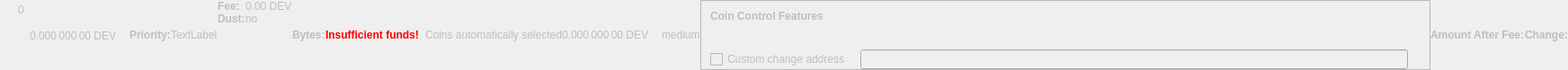
    <widget class="QWidget" name="dummyHideWidget" native="true">
     <property name="enabled">
      <bool>false</bool>
     </property>
     <property name="maximumSize">
      <size>
       <width>100</width>
       <height>22</height>
      </size>
     </property>
     <layout class="QHBoxLayout" name="dummyHideLayout">
      <property name="spacing">
       <number>0</number>
      </property>
      <property name="margin">
       <number>0</number>
      </property>
      <item>
       <layout class="QFormLayout" name="formLayoutCoinControl1">
        <property name="horizontalSpacing">
         <number>10</number>
        </property>
        <property name="verticalSpacing">
         <number>14</number>
        </property>
        <property name="leftMargin">
         <number>10</number>
        </property>
        <property name="topMargin">
         <number>4</number>
        </property>
        <property name="rightMargin">
         <number>6</number>
        </property>
        <item row="0" column="1">
         <widget class="QLabel" name="labelCoinControlBytes">
          <property name="cursor">
           <cursorShape>IBeamCursor</cursorShape>
          </property>
          <property name="contextMenuPolicy">
           <enum>Qt::ActionsContextMenu</enum>
          </property>
          <property name="text">
           <string notr="true">0</string>
          </property>
          <property name="textInteractionFlags">
           <set>Qt::LinksAccessibleByMouse|Qt::TextSelectableByKeyboard|Qt::TextSelectableByMouse</set>
          </property>
         </widget>
        </item>
       </layout>
      </item>
      <item>
       <widget class="QLabel" name="labelCoinControlAfterFee">
        <property name="enabled">
         <bool>false</bool>
        </property>
        <property name="sizePolicy">
         <sizepolicy hsizetype="Fixed" vsizetype="Fixed">
          <horstretch>0</horstretch>
          <verstretch>0</verstretch>
         </sizepolicy>
        </property>
        <property name="minimumSize">
         <size>
          <width>111</width>
          <height>12</height>
         </size>
        </property>
        <property name="maximumSize">
         <size>
          <width>111</width>
          <height>12</height>
         </size>
        </property>
        <property name="cursor">
         <cursorShape>IBeamCursor</cursorShape>
        </property>
        <property name="contextMenuPolicy">
         <enum>Qt::ActionsContextMenu</enum>
        </property>
        <property name="text">
         <string notr="true">0.000 000 00 DEV</string>
        </property>
        <property name="textInteractionFlags">
         <set>Qt::LinksAccessibleByMouse|Qt::TextSelectableByKeyboard|Qt::TextSelectableByMouse</set>
        </property>
       </widget>
      </item>
      <item>
       <widget class="QLabel" name="labelCoinControlPriorityText">
        <property name="enabled">
         <bool>false</bool>
        </property>
        <property name="font">
         <font>
          <weight>75</weight>
          <bold>true</bold>
         </font>
        </property>
        <property name="text">
         <string>Priority:</string>
        </property>
       </widget>
      </item>
      <item>
       <layout class="QHBoxLayout" name="horizontalLayout">
        <item>
         <widget class="QLabel" name="WarningLabel">
          <property name="text">
           <string>TextLabel</string>
          </property>
         </widget>
        </item>
       </layout>
      </item>
      <item>
       <layout class="QFormLayout" name="formLayoutCoinControl3">
        <property name="horizontalSpacing">
         <number>0</number>
        </property>
        <property name="verticalSpacing">
         <number>0</number>
        </property>
        <property name="leftMargin">
         <number>0</number>
        </property>
        <property name="topMargin">
         <number>0</number>
        </property>
        <property name="rightMargin">
         <number>0</number>
        </property>
        <item row="0" column="0">
         <widget class="QLabel" name="labelCoinControlFeeText">
          <property name="enabled">
           <bool>false</bool>
          </property>
          <property name="font">
           <font>
            <weight>75</weight>
            <bold>true</bold>
           </font>
          </property>
          <property name="text">
           <string>Fee:</string>
          </property>
          <property name="margin">
           <number>0</number>
          </property>
         </widget>
        </item>
        <item row="0" column="1">
         <widget class="QLabel" name="labelCoinControlFee">
          <property name="enabled">
           <bool>false</bool>
          </property>
          <property name="cursor">
           <cursorShape>IBeamCursor</cursorShape>
          </property>
          <property name="contextMenuPolicy">
           <enum>Qt::ActionsContextMenu</enum>
          </property>
          <property name="text">
           <string notr="true">0.00 DEV</string>
          </property>
          <property name="textInteractionFlags">
           <set>Qt::LinksAccessibleByMouse|Qt::TextSelectableByKeyboard|Qt::TextSelectableByMouse</set>
          </property>
         </widget>
        </item>
        <item row="1" column="0">
         <widget class="QLabel" name="labelCoinControlLowOutputText">
          <property name="enabled">
           <bool>false</bool>
          </property>
          <property name="font">
           <font>
            <weight>75</weight>
            <bold>true</bold>
           </font>
          </property>
          <property name="text">
           <string>Dust:</string>
          </property>
         </widget>
        </item>
        <item row="1" column="1">
         <widget class="QLabel" name="labelCoinControlLowOutput">
          <property name="enabled">
           <bool>false</bool>
          </property>
          <property name="cursor">
           <cursorShape>IBeamCursor</cursorShape>
          </property>
          <property name="contextMenuPolicy">
           <enum>Qt::ActionsContextMenu</enum>
          </property>
          <property name="text">
           <string>no</string>
          </property>
          <property name="textInteractionFlags">
           <set>Qt::LinksAccessibleByMouse|Qt::TextSelectableByKeyboard|Qt::TextSelectableByMouse</set>
          </property>
         </widget>
        </item>
       </layout>
      </item>
      <item>
       <widget class="QLabel" name="labelCoinControlBytesText">
        <property name="enabled">
         <bool>false</bool>
        </property>
        <property name="font">
         <font>
          <weight>75</weight>
          <bold>true</bold>
         </font>
        </property>
        <property name="text">
         <string>Bytes:</string>
        </property>
       </widget>
      </item>
      <item>
       <layout class="QFormLayout" name="formLayoutCoinControl2">
        <property name="horizontalSpacing">
         <number>0</number>
        </property>
        <property name="verticalSpacing">
         <number>0</number>
        </property>
        <property name="leftMargin">
         <number>0</number>
        </property>
        <property name="topMargin">
         <number>0</number>
        </property>
        <property name="rightMargin">
         <number>0</number>
        </property>
       </layout>
      </item>
      <item>
       <layout class="QHBoxLayout" name="horizontalLayoutCoinControl2">
        <property name="spacing">
         <number>0</number>
        </property>
        <property name="bottomMargin">
         <number>0</number>
        </property>
       </layout>
      </item>
      <item>
       <widget class="QLabel" name="labelCoinControlInsuffFunds">
        <property name="enabled">
         <bool>false</bool>
        </property>
        <property name="minimumSize">
         <size>
          <width>0</width>
          <height>0</height>
         </size>
        </property>
        <property name="font">
         <font>
          <weight>75</weight>
          <bold>true</bold>
         </font>
        </property>
        <property name="styleSheet">
         <string notr="true">color:red;font-weight:bold;</string>
        </property>
        <property name="text">
         <string>Insufficient funds!</string>
        </property>
        <property name="margin">
         <number>5</number>
        </property>
       </widget>
      </item>
      <item>
       <layout class="QFormLayout" name="formLayoutCoinControl4">
        <property name="horizontalSpacing">
         <number>0</number>
        </property>
        <property name="verticalSpacing">
         <number>0</number>
        </property>
        <property name="leftMargin">
         <number>0</number>
        </property>
        <property name="topMargin">
         <number>0</number>
        </property>
        <property name="rightMargin">
         <number>0</number>
        </property>
       </layout>
      </item>
      <item>
       <widget class="QLabel" name="labelCoinControlChangeLabel">
        <property name="enabled">
         <bool>false</bool>
        </property>
        <property name="sizePolicy">
         <sizepolicy hsizetype="Preferred" vsizetype="Expanding">
          <horstretch>0</horstretch>
          <verstretch>0</verstretch>
         </sizepolicy>
        </property>
        <property name="minimumSize">
         <size>
          <width>0</width>
          <height>0</height>
         </size>
        </property>
        <property name="text">
         <string/>
        </property>
        <property name="margin">
         <number>3</number>
        </property>
       </widget>
      </item>
      <item>
       <widget class="QLabel" name="labelCoinControlAutomaticallySelected">
        <property name="enabled">
         <bool>false</bool>
        </property>
        <property name="sizePolicy">
         <sizepolicy hsizetype="Fixed" vsizetype="Fixed">
          <horstretch>0</horstretch>
          <verstretch>0</verstretch>
         </sizepolicy>
        </property>
        <property name="minimumSize">
         <size>
          <width>0</width>
          <height>0</height>
         </size>
        </property>
        <property name="maximumSize">
         <size>
          <width>240</width>
          <height>16777215</height>
         </size>
        </property>
        <property name="text">
         <string>Coins automatically selected</string>
        </property>
        <property name="margin">
         <number>5</number>
        </property>
       </widget>
      </item>
      <item>
       <widget class="QLabel" name="labelCoinControlChange">
        <property name="enabled">
         <bool>false</bool>
        </property>
        <property name="sizePolicy">
         <sizepolicy hsizetype="Fixed" vsizetype="Fixed">
          <horstretch>0</horstretch>
          <verstretch>0</verstretch>
         </sizepolicy>
        </property>
        <property name="minimumSize">
         <size>
          <width>111</width>
          <height>0</height>
         </size>
        </property>
        <property name="maximumSize">
         <size>
          <width>111</width>
          <height>16777215</height>
         </size>
        </property>
        <property name="cursor">
         <cursorShape>IBeamCursor</cursorShape>
        </property>
        <property name="contextMenuPolicy">
         <enum>Qt::ActionsContextMenu</enum>
        </property>
        <property name="text">
         <string notr="true">0.000 000 00 DEV</string>
        </property>
        <property name="textInteractionFlags">
         <set>Qt::LinksAccessibleByMouse|Qt::TextSelectableByKeyboard|Qt::TextSelectableByMouse</set>
        </property>
       </widget>
      </item>
      <item>
       <widget class="QLabel" name="labelCoinControlPriority">
        <property name="enabled">
         <bool>false</bool>
        </property>
        <property name="cursor">
         <cursorShape>IBeamCursor</cursorShape>
        </property>
        <property name="contextMenuPolicy">
         <enum>Qt::ActionsContextMenu</enum>
        </property>
        <property name="text">
         <string>medium</string>
        </property>
        <property name="textInteractionFlags">
         <set>Qt::LinksAccessibleByMouse|Qt::TextSelectableByKeyboard|Qt::TextSelectableByMouse</set>
        </property>
       </widget>
      </item>
      <item>
       <widget class="QFrame" name="frameCoinControl">
        <property name="sizePolicy">
         <sizepolicy hsizetype="Expanding" vsizetype="Expanding">
          <horstretch>0</horstretch>
          <verstretch>0</verstretch>
         </sizepolicy>
        </property>
        <property name="maximumSize">
         <size>
          <width>16777215</width>
          <height>16777215</height>
         </size>
        </property>
        <property name="frameShape">
         <enum>QFrame::StyledPanel</enum>
        </property>
        <property name="frameShadow">
         <enum>QFrame::Sunken</enum>
        </property>
        <layout class="QVBoxLayout" name="verticalLayoutCoinControl2_2">
         <property name="spacing">
          <number>0</number>
         </property>
         <property name="margin">
          <number>0</number>
         </property>
         <item>
          <layout class="QVBoxLayout" name="verticalLayoutCoinControl" stretch="0,0,0,1">
           <property name="spacing">
            <number>0</number>
           </property>
           <property name="leftMargin">
            <number>10</number>
           </property>
           <property name="topMargin">
            <number>10</number>
           </property>
           <item>
            <layout class="QHBoxLayout" name="horizontalLayoutCoinControl1">
             <property name="bottomMargin">
              <number>15</number>
             </property>
             <item>
              <widget class="QLabel" name="labelCoinControlFeatures">
               <property name="enabled">
                <bool>false</bool>
               </property>
               <property name="sizePolicy">
                <sizepolicy hsizetype="Preferred" vsizetype="Maximum">
                 <horstretch>0</horstretch>
                 <verstretch>0</verstretch>
                </sizepolicy>
               </property>
               <property name="font">
                <font>
                 <weight>75</weight>
                 <bold>true</bold>
                </font>
               </property>
               <property name="styleSheet">
                <string notr="true">font-weight:bold;</string>
               </property>
               <property name="text">
                <string>Coin Control Features</string>
               </property>
              </widget>
             </item>
            </layout>
           </item>
           <item>
            <widget class="QWidget" name="widgetCoinControl" native="true">
             <property name="sizePolicy">
              <sizepolicy hsizetype="Preferred" vsizetype="Preferred">
               <horstretch>0</horstretch>
               <verstretch>0</verstretch>
              </sizepolicy>
             </property>
             <property name="minimumSize">
              <size>
               <width>0</width>
               <height>0</height>
              </size>
             </property>
             <property name="styleSheet">
              <string notr="true"/>
             </property>
             <layout class="QHBoxLayout" name="horizontalLayoutCoinControl5_2">
              <property name="margin">
               <number>0</number>
              </property>
              <item>
               <layout class="QHBoxLayout" name="horizontalLayoutCoinControl3">
                <property name="spacing">
                 <number>20</number>
                </property>
                <property name="topMargin">
                 <number>0</number>
                </property>
                <property name="bottomMargin">
                 <number>10</number>
                </property>
               </layout>
              </item>
             </layout>
            </widget>
           </item>
           <item>
            <layout class="QHBoxLayout" name="horizontalLayoutCoinControl4" stretch="0,0,0">
             <property name="spacing">
              <number>12</number>
             </property>
             <property name="sizeConstraint">
              <enum>QLayout::SetDefaultConstraint</enum>
             </property>
             <property name="topMargin">
              <number>5</number>
             </property>
             <property name="rightMargin">
              <number>5</number>
             </property>
             <item>
              <widget class="QCheckBox" name="checkBoxCoinControlChange">
               <property name="enabled">
                <bool>false</bool>
               </property>
               <property name="toolTip">
                <string>If this is activated, but the change address is empty or invalid, change will be sent to a newly generated address.</string>
               </property>
               <property name="text">
                <string>Custom change address</string>
               </property>
              </widget>
             </item>
             <item>
              <widget class="QValidatedLineEdit" name="lineEditCoinControlChange">
               <property name="enabled">
                <bool>false</bool>
               </property>
               <property name="sizePolicy">
                <sizepolicy hsizetype="Expanding" vsizetype="Fixed">
                 <horstretch>0</horstretch>
                 <verstretch>0</verstretch>
                </sizepolicy>
               </property>
              </widget>
             </item>
             <item>
              <widget class="QLabel" name="labelCoinControlChangeLabel_2">
               <property name="sizePolicy">
                <sizepolicy hsizetype="Preferred" vsizetype="Expanding">
                 <horstretch>0</horstretch>
                 <verstretch>0</verstretch>
                </sizepolicy>
               </property>
               <property name="minimumSize">
                <size>
                 <width>0</width>
                 <height>0</height>
                </size>
               </property>
               <property name="text">
                <string/>
               </property>
               <property name="margin">
                <number>3</number>
               </property>
              </widget>
             </item>
            </layout>
           </item>
           <item>
            <spacer name="verticalSpacerCoinControl">
             <property name="orientation">
              <enum>Qt::Vertical</enum>
             </property>
             <property name="sizeHint" stdset="0">
              <size>
               <width>800</width>
               <height>1</height>
              </size>
             </property>
            </spacer>
           </item>
          </layout>
         </item>
        </layout>
       </widget>
      </item>
      <item>
       <widget class="QLabel" name="labelCoinControlAfterFeeText">
        <property name="enabled">
         <bool>false</bool>
        </property>
        <property name="minimumSize">
         <size>
          <width>0</width>
          <height>0</height>
         </size>
        </property>
        <property name="maximumSize">
         <size>
          <width>16777215</width>
          <height>16777215</height>
         </size>
        </property>
        <property name="font">
         <font>
          <weight>75</weight>
          <bold>true</bold>
         </font>
        </property>
        <property name="text">
         <string>Amount After Fee:</string>
        </property>
        <property name="alignment">
         <set>Qt::AlignLeading|Qt::AlignLeft|Qt::AlignVCenter</set>
        </property>
        <property name="margin">
         <number>0</number>
        </property>
       </widget>
      </item>
      <item>
       <widget class="QLabel" name="labelCoinControlChangeText">
        <property name="enabled">
         <bool>false</bool>
        </property>
        <property name="sizePolicy">
         <sizepolicy hsizetype="Preferred" vsizetype="Preferred">
          <horstretch>0</horstretch>
          <verstretch>0</verstretch>
         </sizepolicy>
        </property>
        <property name="minimumSize">
         <size>
          <width>0</width>
          <height>0</height>
         </size>
        </property>
        <property name="maximumSize">
         <size>
          <width>16777215</width>
          <height>16777215</height>
         </size>
        </property>
        <property name="font">
         <font>
          <weight>75</weight>
          <bold>true</bold>
         </font>
        </property>
        <property name="text">
         <string>Change:</string>
        </property>
        <property name="alignment">
         <set>Qt::AlignLeading|Qt::AlignLeft|Qt::AlignVCenter</set>
        </property>
       </widget>
      </item>
     </layout>
    </widget>
